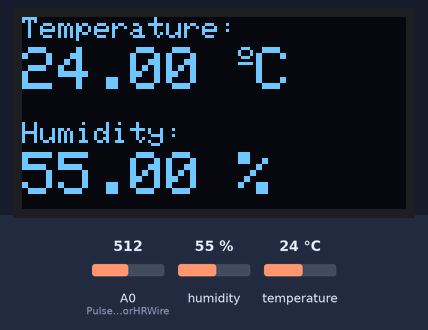
Simulated run of this sketch. Board: ESP8266 (NodeMCU). Shown: 128×64 one-colour display. The test bench sets the inputs (shaded band); at power-on: humidity 55 %, temperature 24 °C, A0 (PulseSensorHRWire) = 512. WiFi joins after 1.5 s; servers stay silent unless stated; what the sketch prints to the serial monitor is not drawn.

Above: at 5.2 s.
5.3 s: humidity set to 22 %
At 7.1 s:
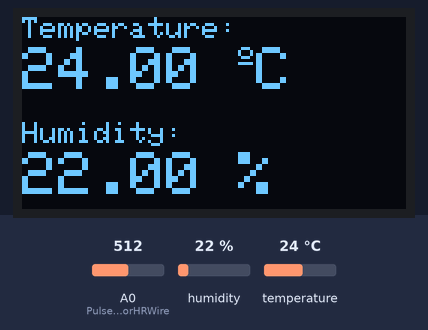
7.7 s: temperature set to 12 °C
At 9.1 s:
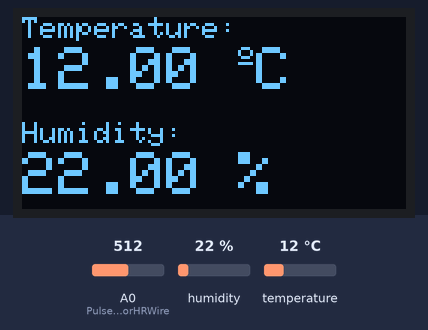
9.9 s: humidity set to 40 %
At 11.2 s:
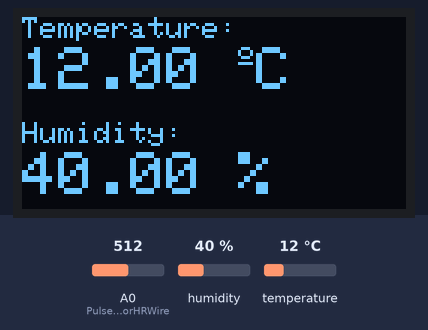
12.1 s: temperature set to 19 °C
At 13.3 s:
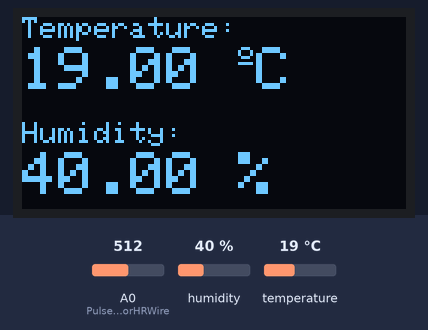
Timing chart, 0 to 15.1 s (numbered marks = the images above; inputs shaded):
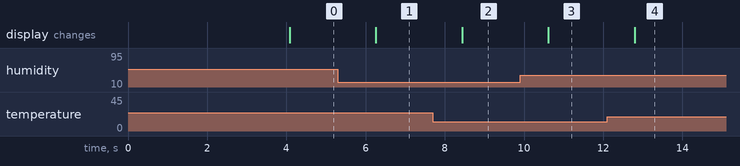

Measured:
- after the input at 5.3 s, the display: changes after 0.96 s (image 1)
- after the input at 7.7 s, the display: changes after 0.74 s (image 2)
- after the input at 9.9 s, the display: changes after 0.72 s (image 3)
- after the input at 12.1 s, the display: changes after 0.69 s (image 4)

The sketch:

final_sketch.ino
```cpp
#include <ESP8266WiFi.h>
#include <Firebase_ESP_Client.h>
#include <DHT.h>
#include <PulseSensorPlayground.h>
#include <Wire.h>
#include <Adafruit_GFX.h>
#include <Adafruit_SSD1306.h>
#include <Adafruit_Sensor.h>
#define SCREEN_WIDTH 128
#define SCREEN_HEIGHT 64

Adafruit_SSD1306 display(SCREEN_WIDTH, SCREEN_HEIGHT, &Wire, -1);

#define DHTPIN D4
#define DHTTYPE DHT11
DHT dht(DHTPIN, DHTTYPE);


PulseSensorPlayground pulseSensor;
#define API_KEY "AIzaSyBHl_e8b39qcICn4ssYAJApCrEAtJSiOpU"
// Enter Realtime Database URL
#define DATABASE_URL "capstone-65c3c-default-rtdb.asia-southeast1.firebasedatabase.app/"
#include "addons/TokenHelper.h"
#include "addons/RTDBHelper.h"
const char* ssid = "Vardan";
const char* password = "vardan2312";

unsigned long previousMillisGetHR = 0; //--> will store the last time Millis (to get Heartbeat) was updated.
unsigned long previousMillisHR = 0; //--> will store the last time Millis (to get BPM) was updated.

const long intervalGetHR = 10; //--> Interval for reading heart rate (Heartbeat) = 10ms.
const long intervalHR = 10000; //--> Interval for obtaining the BPM value based on the sample is 10 seconds.

const int PulseSensorHRWire = A0; //--> PulseSensor connected to ANALOG PIN 0 (A0 / ADC 0).
const int LED_D1 = LED_BUILTIN; //--> LED to detect when the heart is beating. The LED is connected to PIN D1 (GPIO5) on the NodeMCU ESP12E.
int Threshold = 400; //--> Determine which Signal to "count as a beat" and which to ignore.

int cntHB = 0; //--> Variable for counting the number of heartbeats.
boolean ThresholdStat = true; //--> Variable for triggers in calculating heartbeats.
int BPMval = 0; //--> Variable to hold the result of heartbeats calculation.

FirebaseData Firebase_dataObject;
FirebaseAuth auth;
FirebaseConfig config;
String database_path;
String UID;


bool signupOK = false;
String heart_rate_path = "/heartbeat";
String temperature_path = "/temperature";
String humidity_path = "/humidity";


void GetHeartRate() {
  //----------------------------------------Process of reading heart rate.
  unsigned long currentMillisGetHR = millis();

  if (currentMillisGetHR - previousMillisGetHR >= intervalGetHR) {
    previousMillisGetHR = currentMillisGetHR;

    int PulseSensorHRVal = analogRead(PulseSensorHRWire);

    if (PulseSensorHRVal > Threshold && ThresholdStat == true) {
      cntHB++;
      ThresholdStat = false;
      // digitalWrite(LED_D1,HIGH);
    }

    if (PulseSensorHRVal < Threshold) {
      ThresholdStat = true;
      // digitalWrite(LED_D1,LOW);
    }
  }
  //----------------------------------------

  //----------------------------------------The process for getting the BPM value.
  unsigned long currentMillisHR = millis();

  if (currentMillisHR - previousMillisHR >= intervalHR) {
    previousMillisHR = currentMillisHR;

    BPMval = (cntHB * 12); //--> The taken heart rate is for 10 seconds. So to get the BPM value, the total heart rate in 10 seconds x 6.
    Serial.print("BPM : ");
    Serial.println(BPMval);

    cntHB = 0;
  }
  //----------------------------------------
}

void handleHeartRate() {
   FirebaseJson json;
   float temperature = dht.readTemperature();
   float humidity = dht.readHumidity();
  // digitalWrite(ON_Board_LED, LOW); //--> "ON_Board_LED" will be turned on when the request from the browser / client starts.
   String BPMvalSend = String(BPMval);
  // server.send(200, "text/plane", BPMvalSend); //--> Sends BPM value to client request / browser.
  // digitalWrite(ON_Board_LED, HIGH); //--> Turn off the LED because the client request / browser has been processed.
    json.set(temperature_path.c_str(), String(temperature));
    json.set(humidity_path.c_str(), String(humidity));
    json.set(heart_rate_path.c_str(), String(BPMvalSend));
    // json.set(time_path.c_str(), String(epoch_time)); // Add epoch time to JSON data

    if (isnan(temperature) || isnan(humidity)) {
    Serial.println("Failed");
  }
  // clear display
  display.clearDisplay();

  // display temperature
  display.setTextSize(1);
  display.setCursor(0,0);
  display.print("Temperature: ");
  display.setTextSize(2);
  display.setCursor(0,10);
  display.print(temperature);
  display.print(" ");
  display.setTextSize(1);
  display.cp437(true);
  display.write(167);
  display.setTextSize(2);
  display.print("C");

  // display humidity
  display.setTextSize(1);
  display.setCursor(0, 35);
  display.print("Humidity: ");
  display.setTextSize(2);
  display.setCursor(0, 45);
  display.print(humidity);
  display.print(" %");

  //display heart rate

  // display.setTextSize(1);
  // display.setCursor(0, 35);
  // display.print("heart rate: ");
  // display.setTextSize(2);
  // display.setCursor(0, 45);
  // display.print(BPMvalSend);
  // display.print(" %");


  display.display();

    // Send data to Firebase Realtime Database
    String parent_path = database_path;
    Serial.printf("Set JSON...%s\n", Firebase.RTDB.setJSON(&Firebase_dataObject, parent_path.c_str(), &json) ? "ok" : Firebase_dataObject.errorReason().c_str());

}


void setup() {
  // put your setup code here, to run once:
  Serial.begin(115200);

  dht.begin();
  if(!display.begin(SSD1306_SWITCHCAPVCC, 0x3C)) {
    Serial.println(F("SSD1306 allocation failed"));
    for(;;);
  }
  delay(2000);
  display.clearDisplay();
  display.setTextColor(WHITE);
   // Initialize the DHT sensor
  pulseSensor.analogInput(PulseSensorHRWire); // Initialize the Pulse Sensor

  WiFi.begin(ssid, password);
  Serial.print("Connecting to WiFi ..");
  while (WiFi.status() != WL_CONNECTED) {
    Serial.print('.');
    delay(1000);
  }
  Serial.println(WiFi.localIP());
  Serial.println();

  config.api_key = API_KEY;
  config.database_url = DATABASE_URL;

  if (Firebase.signUp(&config, &auth, "", "")){
    Serial.println("ok");
    signupOK = true;
  }
  else{
    Serial.printf("%s\n", config.signer.signupError.message.c_str());
  }

  Firebase.reconnectWiFi(true);
  Firebase_dataObject.setResponseSize(4096);

  config.token_status_callback = tokenStatusCallback;
  // config.max_token_generation_retry = 5;

  Firebase.begin(&config,&auth);

  database_path = "/DHT";

}

void loop() {
  // put your main code here, to run repeatedly:
   GetHeartRate();
   handleHeartRate();
   delay(20);
}
```
